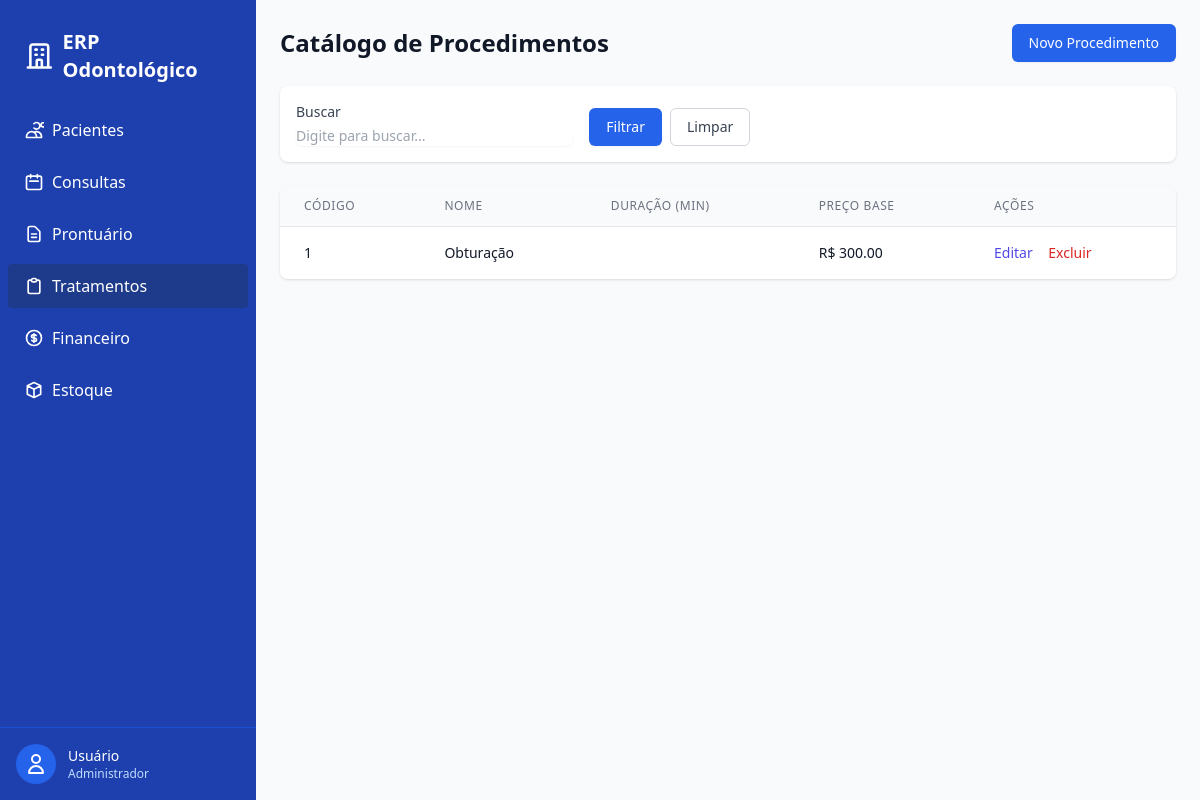
The page /tratamentos/catalogo/ (signed in) on the database its author committed.
### tratamentos/models.py (models this page shows, shortened)
class CatalogoProcedimento(models.Model):
    codigo = models.CharField(max_length=30, unique=True)
    nome = models.CharField(max_length=120)
    duracao_min = models.PositiveIntegerField(default=30)
    preco_base = models.DecimalField(max_digits=10, decimal_places=2)
    class Meta:
        ordering = ["nome"]
        verbose_name = "Procedimento (Catálogo)"
        verbose_name_plural = "Procedimentos (Catálogo)"

### tratamentos/views.py (the view)
# urls.py: path("catalogo/", views.ProcedimentoCatalogoListView.as_view(), name="catalogo_list"),
class ProcedimentoCatalogoListView(LoginRequiredMixin, PermissionRequiredMixin, ListView):
    model = CatalogoProcedimento
    template_name = "tratamentos/catalogo_list.html"
    context_object_name = "procedimentos"
    permission_required = "tratamentos.view_catalogoprocedimento"

### templates/tratamentos/catalogo_list.html (shortened to what this page needs)
{% extends "base.html" %}
{% load static %}
{% block content %}
<div class="mb-6 flex justify-between items-center">
    <h1 class="text-2xl font-bold text-gray-900">Catálogo de Procedimentos</h1>
    <a href="{% url 'tratamentos:catalogo_create' %}"
        class="inline-flex items-center px-4 py-2 border border-transparent text-sm font-medium rounded-md shadow-sm text-white bg-blue-600 hover:bg-blue-700 focus:outline-none focus:ring-2 focus:ring-offset-2 focus:ring-blue-500">
        Novo Procedimento
    </a>
</div>
{% include "partials/_search_filter.html" %}
<div class="bg-white shadow overflow-hidden sm:rounded-lg">
    <div class="overflow-x-auto">
        <table class="min-w-full divide-y divide-gray-200">
            <thead class="bg-gray-50">
                <tr>
                    <th scope="col"
                        class="px-6 py-3 text-left text-xs font-medium text-gray-500 uppercase tracking-wider">Código
                    </th>
                    <th scope="col"
                        class="px-6 py-3 text-left text-xs font-medium text-gray-500 uppercase tracking-wider">Nome</th>
                    <th scope="col"
                        class="px-6 py-3 text-left text-xs font-medium text-gray-500 uppercase tracking-wider">Duração
                        (min)</th>
                    <th scope="col"
                        class="px-6 py-3 text-left text-xs font-medium text-gray-500 uppercase tracking-wider">Preço
                        Base</th>
                    <th scope="col"
                        class="px-6 py-3 text-left text-xs font-medium text-gray-500 uppercase tracking-wider">Ações
                    </th>
                </tr>
            </thead>
            <tbody class="bg-white divide-y divide-gray-200">
                {% for procedimento in procedimentos %}
                <tr class="hover:bg-gray-50">
                    <td class="px-6 py-4 whitespace-nowrap">
                        <div class="text-sm font-medium text-gray-900">{{ procedimento.codigo }}</div>
                    </td>
                    <td class="px-6 py-4 whitespace-nowrap">
                        <div class="text-sm text-gray-900">{{ procedimento.nome }}</div>
                    </td>
                    <td class="px-6 py-4 whitespace-nowrap">
                    </td>
                    <td class="px-6 py-4 whitespace-nowrap">
                        <div class="text-sm text-gray-900">R$ {{ procedimento.preco_base }}</div>
                    </td>
                    <td class="px-6 py-4 whitespace-nowrap text-sm font-medium">
                        <a href="{% url 'tratamentos:catalogo_update' procedimento.id %}"
                            class="text-indigo-600 hover:text-indigo-900 mr-3">Editar</a>
                        <a href="{% url 'tratamentos:catalogo_delete' procedimento.id %}"
                            class="text-red-600 hover:text-red-900"
                            onclick="return confirmDelete('Tem certeza que deseja excluir este procedimento?')">Excluir</a>
                    </td>
                </tr>
                {% empty %}
                <tr>
                    <td colspan="5" class="px-6 py-4 text-center text-sm text-gray-500">
                        Nenhum procedimento encontrado no catálogo.
                    </td>
                </tr>
                {% endfor %}
            </tbody>
        </table>
    </div>
</div>
{% endblock %}

### rows shown on the page
CatalogoProcedimento: codigo "1", nome "Obturação", preco_base "300.00"
